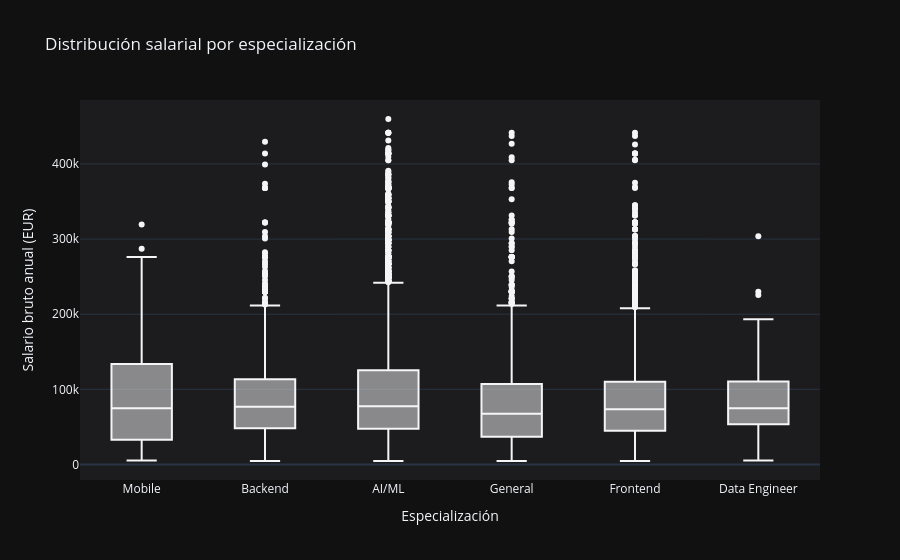

The code cell stored with this chart in its notebook:
### Markdown cell above
## Distribución de salarios por región

### Code cell
df_sal = pd.read_csv('../data/processed/salaries.csv')

print(f"Total registros: {len(df_sal)}")
print(f"Países únicos: {df_sal['city_name'].nunique()}")
print(f"Roles únicos: {df_sal['role'].nunique()}")
print(f"\nEstadísticas de salario:")
print(df_sal['gross_salary'].describe().round(0))

# Top y bottom países por salario mediano
medians = df_sal.groupby('city_name')['gross_salary'].median().sort_values(ascending=False)
print(f"\nTop 5 países por salario mediano:")
print(medians.head(5))
print(f"\nBottom 5 países por salario mediano:")
print(medians.tail(5))

# Distribución por rol
fig = px.box(
    df_sal,
    x="specialization",
    y="gross_salary",
    title="Distribución salarial por especialización",
    labels={
        "gross_salary": "Salario bruto anual (EUR)",
        "specialization": "Especialización"
    },
    color_discrete_sequence=["#f5f5f7"],
    template="plotly_dark",
)
fig.update_layout(paper_bgcolor="#111111", plot_bgcolor="#1c1c1e")
fig.show()

### Figure 1 — Plotly figure (JSON) as saved in the notebook; plotly's stock layout.template omitted (floating-point values rounded to 4 significant figures; data arrays with more than 128 entries replaced by an {"elided": "..."} marker saying what was removed)
{"data": [{"alignmentgroup": "True", "hovertemplate": "Especialización=%{x}<br>Salario bruto anual (EUR)=%{y}<extra></extra>", "legendgroup": "", "marker": {"color": "#f5f5f7"}, "name": "", "notched": false, "offsetgroup": "", "orientation": "v", "showlegend": false, "type": "box", "x": {"elided": "18112 str values"}, "x0": " ", "xaxis": "x", "y": {"elided": "18112 int values"}, "y0": " ", "yaxis": "y"}], "layout": {"boxmode": "group", "legend": {"tracegroupgap": 0}, "paper_bgcolor": "#111111", "plot_bgcolor": "#1c1c1e", "title": {"text": "Distribución salarial por especialización"}, "xaxis": {"anchor": "y", "domain": [0, 1], "title": {"text": "Especialización"}}, "yaxis": {"anchor": "x", "domain": [0, 1], "title": {"text": "Salario bruto anual (EUR)"}}}}
